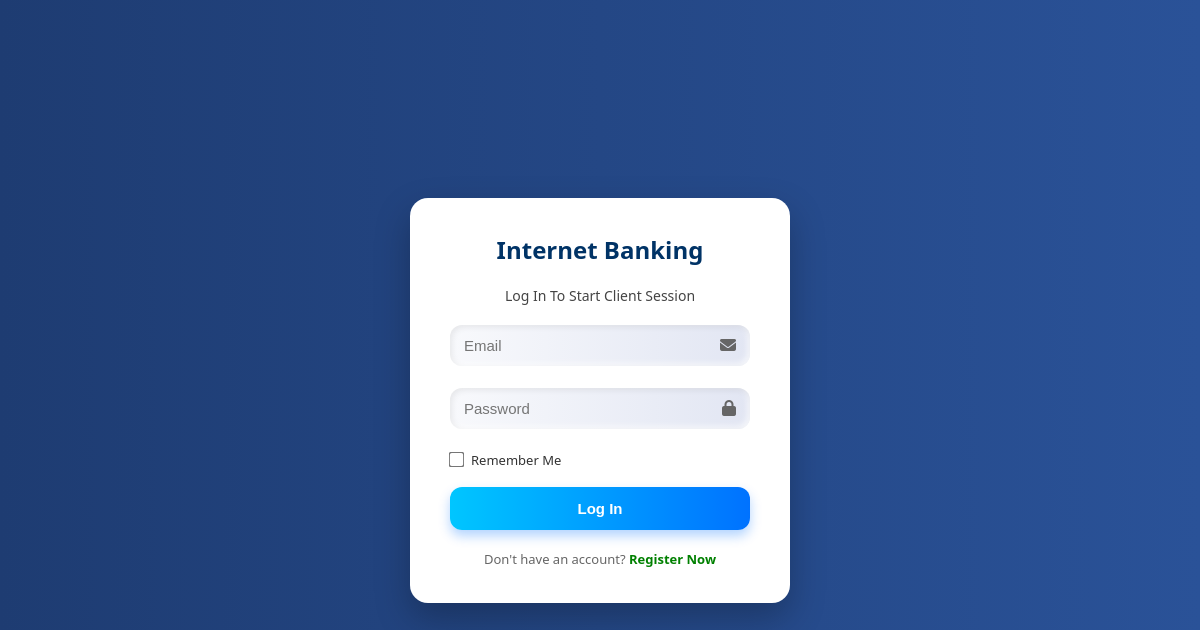
/client/pages_client_index.php, run on an earlier commit of the app's database.
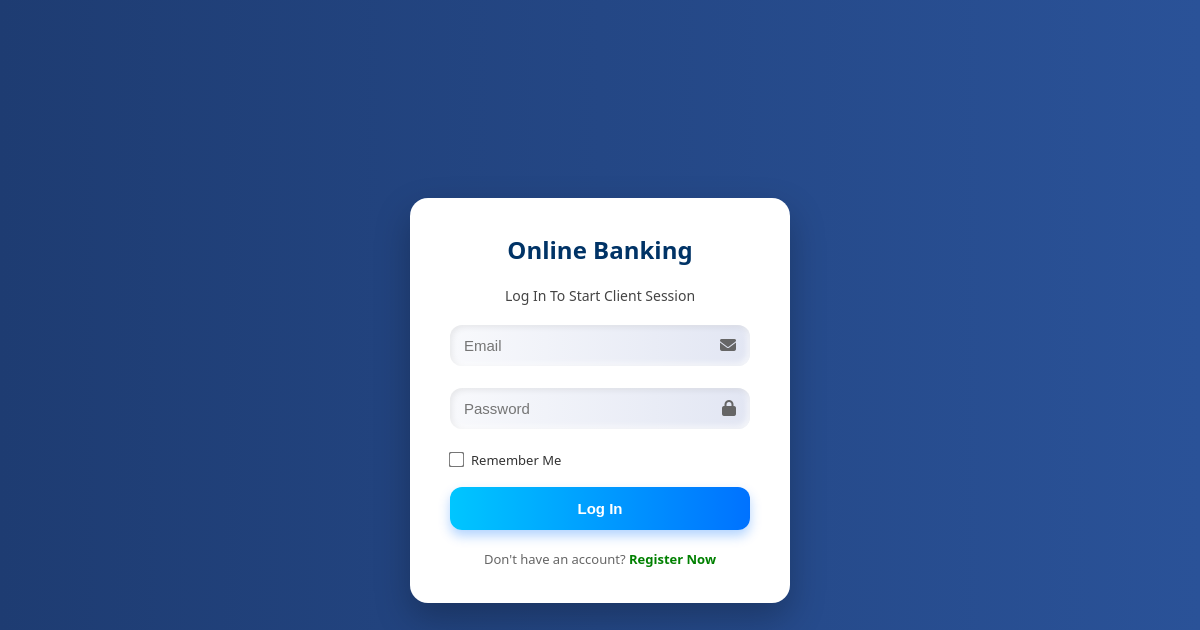
And on a later commit of the database.
### tables this page shows
CREATE TABLE `ib_systemsettings` (
  `id` int(20) NOT NULL,
  `sys_name` longtext NOT NULL,
  `sys_tagline` longtext NOT NULL,
  `sys_logo` varchar(200) NOT NULL
);

### client/pages_client_index.php (the view, shortened to what this page needs)
<?php
include('conf/config.php');
$ret = "SELECT * FROM `iB_SystemSettings`";
$stmt = $mysqli->prepare($ret);
$stmt->execute();
$res = $stmt->get_result();
while ($auth = $res->fetch_object()) {
?>
<!DOCTYPE html>
<html lang="en">
<head>
  <link rel="stylesheet" href="https://cdnjs.cloudflare.com/ajax/libs/font-awesome/6.4.0/css/all.min.css">
</head>
<body>
  <div class="login-box">
    <div class="login-logo">
      <p><?php echo $auth->sys_name; ?></p>
    </div>
    <p class="login-box-msg">Log In To Start Client Session</p>
    <form method="post">
      <div class="form-group">
        <input type="email" name="email" placeholder="Email" required>
        <i class="fas fa-envelope"></i>
      </div>
      <div class="form-group">
        <input type="password" name="password" placeholder="Password" required>
        <i class="fas fa-lock"></i>
      </div>
      <div class="remember-me">
        <input type="checkbox" id="remember">
        <label for="remember">Remember Me</label>
      </div>
      <button type="submit" name="login" class="login-btn">Log In</button>
    </form>
    <div class="register-link">
      <p style="color:#666;">Don't have an account? <a href="pages_client_signup.php">Register Now</a></p>
    </div>
  </div>
</body>
</html>
<?php } ?>

What changed in the data, as far as the page shows it:
changed ib_systemsettings: sys_name "Internet Banking" → "Online Banking"
